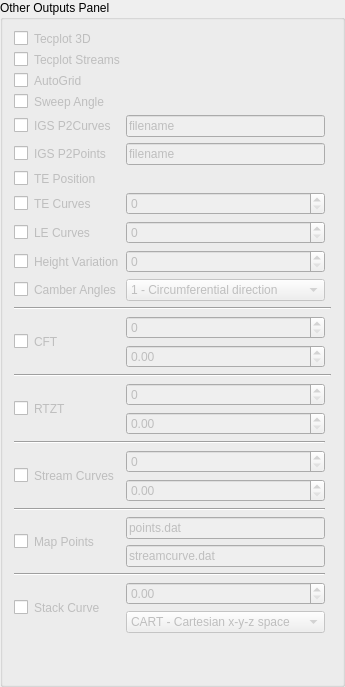
     <widget class="QGroupBox" name="ui_output_groupbox">
      <property name="statusTip">
       <string>Output options</string>
      </property>
      <property name="title">
       <string>Other Outputs Panel</string>
      </property>
      <layout class="QVBoxLayout" name="ui_output_groupbox_vl">
       <item>
        <layout class="QGridLayout" name="ui_output_groupbox_vl_gl">
         <item row="20" column="0" colspan="3">
          <widget class="Line" name="ui_output_div_gui_line_3">
           <property name="orientation">
            <enum>Qt::Horizontal</enum>
           </property>
          </widget>
         </item>
         <item row="21" column="2">
          <widget class="QLineEdit" name="ui_output_mappnts_pointsfile_edit">
           <property name="enabled">
            <bool>false</bool>
           </property>
           <property name="acceptDrops">
            <bool>true</bool>
           </property>
           <property name="statusTip">
            <string>Filename: File where Cartesian x-y-z point set is given</string>
           </property>
           <property name="inputMask">
            <string/>
           </property>
           <property name="text">
            <string>points.dat</string>
           </property>
           <property name="placeholderText">
            <string>*.ibl file</string>
           </property>
          </widget>
         </item>
         <item row="0" column="0">
          <widget class="QCheckBox" name="ui_output_tecplot_3d_chk">
           <property name="statusTip">
            <string>Enable keyword OUTPUT/TECPLOT/3D</string>
           </property>
           <property name="text">
            <string/>
           </property>
           <property name="shortcut">
            <string>2</string>
           </property>
          </widget>
         </item>
         <item row="1" column="0">
          <widget class="QCheckBox" name="ui_output_tecplot_streams_chk">
           <property name="statusTip">
            <string>Enable keyword OUTPUT/TECPLOT/STREAMS</string>
           </property>
           <property name="text">
            <string/>
           </property>
           <property name="shortcut">
            <string>2</string>
           </property>
          </widget>
         </item>
         <item row="12" column="2">
          <widget class="QSpinBox" name="ui_output_cft_nsect_spn">
           <property name="enabled">
            <bool>false</bool>
           </property>
           <property name="statusTip">
            <string>n_sect: Number of sections to create</string>
           </property>
           <property name="maximum">
            <number>11</number>
           </property>
          </widget>
         </item>
         <item row="12" column="1" rowspan="2">
          <widget class="QLabel" name="ui_output_cft_lbl">
           <property name="enabled">
            <bool>false</bool>
           </property>
           <property name="statusTip">
            <string>Command: OUTPUT/CFT - create a CFturbo project file of a radial impeller geometry</string>
           </property>
           <property name="text">
            <string>CFT</string>
           </property>
          </widget>
         </item>
         <item row="21" column="0" rowspan="2">
          <widget class="QCheckBox" name="ui_output_mappnts_chk">
           <property name="statusTip">
            <string>Enable keyword OUTPUT/MAPPNTS</string>
           </property>
           <property name="text">
            <string/>
           </property>
           <property name="shortcut">
            <string>+</string>
           </property>
          </widget>
         </item>
         <item row="21" column="1" rowspan="2">
          <widget class="QLabel" name="ui_output_mappnts_lbl">
           <property name="enabled">
            <bool>false</bool>
           </property>
           <property name="statusTip">
            <string>Command: OUTPUT/MAPPNTS - This keyword will map a Cartesian x-y-z point set into the m'-teta space</string>
           </property>
           <property name="text">
            <string>Map Points</string>
           </property>
          </widget>
         </item>
         <item row="25" column="2">
          <widget class="QComboBox" name="ui_output_stackcur_opt_combo">
           <property name="enabled">
            <bool>false</bool>
           </property>
           <property name="maximumSize">
            <size>
             <width>16777215</width>
             <height>16777215</height>
            </size>
           </property>
           <property name="statusTip">
            <string>Stacking coordinate: CART or CYL for stacking curve in Cartesian x-y-z space or cylindrical r-teta-z space respectively</string>
           </property>
           <item>
            <property name="text">
             <string>CART - Cartesian x-y-z space</string>
            </property>
           </item>
           <item>
            <property name="text">
             <string>CYL - Cylindrical r-teta-z space</string>
            </property>
           </item>
          </widget>
         </item>
         <item row="9" column="2">
          <widget class="QSpinBox" name="ui_output_heighv_hvar_spn">
           <property name="enabled">
            <bool>false</bool>
           </property>
           <property name="statusTip">
            <string>npoints: Number of points on each stream curve</string>
           </property>
           <property name="maximum">
            <number>100</number>
           </property>
          </widget>
         </item>
         <item row="13" column="2">
          <widget class="QDoubleSpinBox" name="ui_output_cft_angle_dspn">
           <property name="enabled">
            <bool>false</bool>
           </property>
           <property name="statusTip">
            <string>Angle: If the surface/surface intersection fails the last input parameter angle can be set to rotate the stream curve around the rotational axis angle degrees</string>
           </property>
           <property name="maximum">
            <double>360.000000000000000</double>
           </property>
           <property name="value">
            <double>0.000000000000000</double>
           </property>
          </widget>
         </item>
         <item row="16" column="2">
          <widget class="QDoubleSpinBox" name="ui_output_rtzt_thickness_dpsn">
           <property name="enabled">
            <bool>false</bool>
           </property>
           <property name="statusTip">
            <string>N: Thickness definition normal to meanline on stream surface</string>
           </property>
           <property name="maximum">
            <double>360.000000000000000</double>
           </property>
           <property name="value">
            <double>0.000000000000000</double>
           </property>
          </widget>
         </item>
         <item row="24" column="0" rowspan="2">
          <widget class="QCheckBox" name="ui_output_stackcur_chk">
           <property name="statusTip">
            <string>Enable keyword OUTPUT/STACKCUR</string>
           </property>
           <property name="text">
            <string/>
           </property>
           <property name="shortcut">
            <string>+</string>
           </property>
          </widget>
         </item>
         <item row="24" column="1" rowspan="2">
          <widget class="QLabel" name="ui_output_stackcur_lbl">
           <property name="enabled">
            <bool>false</bool>
           </property>
           <property name="statusTip">
            <string>Command: OUTPUT/STACKCUR - The stacking position in selected space for each blade section will be written to a file</string>
           </property>
           <property name="text">
            <string>Stack Curve</string>
           </property>
          </widget>
         </item>
         <item row="5" column="0">
          <widget class="QCheckBox" name="ui_output_igs_pnts2pnts_chk">
           <property name="statusTip">
            <string>Enable keyword OUTPUT/IGS/PNTS2PNTS</string>
           </property>
           <property name="text">
            <string/>
           </property>
           <property name="shortcut">
            <string>+</string>
           </property>
          </widget>
         </item>
         <item row="5" column="1">
          <widget class="QLabel" name="ui_output_igs_pnts2pnts_lbl">
           <property name="enabled">
            <bool>false</bool>
           </property>
           <property name="statusTip">
            <string>Command: OUTPUT/IGS/PNTS2PNTS - This keyword will create an igs-file for visualizing a point set by marking each point in file filename</string>
           </property>
           <property name="text">
            <string>IGS P2Points</string>
           </property>
          </widget>
         </item>
         <item row="4" column="1">
          <widget class="QLabel" name="ui_output_igs_pnts2cur_lbl">
           <property name="enabled">
            <bool>false</bool>
           </property>
           <property name="statusTip">
            <string>Command: OUTPUT/IGS/PNTS2CUR - This keyword will spline point curves given in &quot;filename&quot; to an igs-file named filename.cur.igs</string>
           </property>
           <property name="text">
            <string>IGS P2Curves</string>
           </property>
          </widget>
         </item>
         <item row="5" column="2">
          <widget class="QLineEdit" name="ui_output_igs_pnts2pnts_file_edit">
           <property name="enabled">
            <bool>false</bool>
           </property>
           <property name="acceptDrops">
            <bool>true</bool>
           </property>
           <property name="statusTip">
            <string>Filename: File with the points that are going to be marked</string>
           </property>
           <property name="inputMask">
            <string/>
           </property>
           <property name="text">
            <string>filename</string>
           </property>
           <property name="placeholderText">
            <string>*.ibl file</string>
           </property>
          </widget>
         </item>
         <item row="8" column="1">
          <widget class="QLabel" name="ui_output_lecur_lbl">
           <property name="enabled">
            <bool>false</bool>
           </property>
           <property name="statusTip">
            <string>Command: OUTPUT/LE-CUR - Write leading edge point curve in meridional plane to a file with npoints</string>
           </property>
           <property name="text">
            <string>LE Curves</string>
           </property>
          </widget>
         </item>
         <item row="8" column="0">
          <widget class="QCheckBox" name="ui_output_lecur_chk">
           <property name="statusTip">
            <string>Enable keyword OUTPUT/LE-CUR</string>
           </property>
           <property name="text">
            <string/>
           </property>
           <property name="shortcut">
            <string>2</string>
           </property>
          </widget>
         </item>
         <item row="8" column="2">
          <widget class="QSpinBox" name="ui_output_lecur_npoints_spn">
           <property name="enabled">
            <bool>false</bool>
           </property>
           <property name="statusTip">
            <string>npoints: Number of points in leading edge point curve in meridional plane</string>
           </property>
           <property name="maximum">
            <number>11</number>
           </property>
          </widget>
         </item>
         <item row="17" column="0" colspan="3">
          <widget class="Line" name="ui_output_div_gui_line">
           <property name="orientation">
            <enum>Qt::Horizontal</enum>
           </property>
          </widget>
         </item>
         <item row="4" column="0">
          <widget class="QCheckBox" name="ui_output_igs_pnts2cur_chk">
           <property name="statusTip">
            <string>Enable keyword OUTPUT/IGS/PNTS2CUR</string>
           </property>
           <property name="text">
            <string/>
           </property>
           <property name="shortcut">
            <string>+</string>
           </property>
          </widget>
         </item>
         <item row="6" column="0">
          <widget class="QCheckBox" name="ui_output_tepos_chk">
           <property name="statusTip">
            <string>Enable keyword OUTPUT/TEPOS</string>
           </property>
           <property name="text">
            <string/>
           </property>
           <property name="shortcut">
            <string>2</string>
           </property>
          </widget>
         </item>
         <item row="4" column="2">
          <widget class="QLineEdit" name="ui_output_igs_pnts2cur_file_edit">
           <property name="enabled">
            <bool>false</bool>
           </property>
           <property name="acceptDrops">
            <bool>true</bool>
           </property>
           <property name="statusTip">
            <string>Filename: File where the points curves to be splined are located</string>
           </property>
           <property name="inputMask">
            <string/>
           </property>
           <property name="text">
            <string>filename</string>
           </property>
           <property name="placeholderText">
            <string>*.ibl file</string>
           </property>
          </widget>
         </item>
         <item row="18" column="2">
          <widget class="QSpinBox" name="ui_output_streamc_npoints_spn">
           <property name="enabled">
            <bool>false</bool>
           </property>
           <property name="statusTip">
            <string>npoints: Points (r and z coordinates) on each curve</string>
           </property>
           <property name="maximum">
            <number>100</number>
           </property>
          </widget>
         </item>
         <item row="24" column="2">
          <widget class="QDoubleSpinBox" name="ui_output_stackcur_stackpos_dspn">
           <property name="enabled">
            <bool>false</bool>
           </property>
           <property name="statusTip">
            <string>Stacking position: (value between 0 – 1) where 0 is leading edge and 1 is trailing edge</string>
           </property>
           <property name="maximum">
            <double>1.000000000000000</double>
           </property>
           <property name="singleStep">
            <double>0.100000000000000</double>
           </property>
          </widget>
         </item>
         <item row="3" column="1">
          <widget class="QLabel" name="ui_output_sweepangle_lbl">
           <property name="enabled">
            <bool>false</bool>
           </property>
           <property name="statusTip">
            <string>Command: OUTPUT/SWEEPANGLE - This keyword will output a .sweep file</string>
           </property>
           <property name="text">
            <string>Sweep Angle</string>
           </property>
          </widget>
         </item>
         <item row="0" column="1">
          <widget class="QLabel" name="ui_output_tecplot_3d_lbl">
           <property name="enabled">
            <bool>false</bool>
           </property>
           <property name="statusTip">
            <string>Command: OUTPUT/TECPLOT/3D - This keyword will output the blade geometry as surfaces in Cartesian x-y-z space</string>
           </property>
           <property name="text">
            <string>Tecplot 3D</string>
           </property>
          </widget>
         </item>
         <item row="2" column="1">
          <widget class="QLabel" name="ui_output_autogrid_lbl">
           <property name="enabled">
            <bool>false</bool>
           </property>
           <property name="statusTip">
            <string>Command: OUTPUT/AUTOGRID - create a Numeca .geomTurbo file</string>
           </property>
           <property name="text">
            <string>AutoGrid</string>
           </property>
          </widget>
         </item>
         <item row="2" column="0">
          <widget class="QCheckBox" name="ui_output_autogrid_chk">
           <property name="statusTip">
            <string>Enable keyword OUTPUT/AUTOGRID</string>
           </property>
           <property name="text">
            <string/>
           </property>
           <property name="shortcut">
            <string>0</string>
           </property>
          </widget>
         </item>
         <item row="15" column="2">
          <widget class="QSpinBox" name="ui_output_rtzt_npoints_spn">
           <property name="enabled">
            <bool>false</bool>
           </property>
           <property name="statusTip">
            <string>n: Number of points on each section profile</string>
           </property>
           <property name="maximum">
            <number>100</number>
           </property>
          </widget>
         </item>
         <item row="1" column="1">
          <widget class="QLabel" name="ui_output_tecplot_streams_lbl">
           <property name="enabled">
            <bool>false</bool>
           </property>
           <property name="statusTip">
            <string>Command: OUTPUT/TECPLOT/STREAMS - This keyword will output the stream surfaces in Tecplot format</string>
           </property>
           <property name="text">
            <string>Tecplot Streams</string>
           </property>
          </widget>
         </item>
         <item row="3" column="0">
          <widget class="QCheckBox" name="ui_output_sweepangle_chk">
           <property name="statusTip">
            <string>Enable keyword OUTPUT/SWEEPANGLE</string>
           </property>
           <property name="text">
            <string/>
           </property>
           <property name="shortcut">
            <string>+</string>
           </property>
          </widget>
         </item>
         <item row="9" column="1">
          <widget class="QLabel" name="ui_output_heighv_lbl">
           <property name="enabled">
            <bool>false</bool>
           </property>
           <property name="statusTip">
            <string>Command: OUTPUT/HEIGHTV - This keyword will write the streamtube height variation for npoints on each stream curve to file</string>
           </property>
           <property name="text">
            <string>Height Variation</string>
           </property>
          </widget>
         </item>
         <item row="14" column="0" colspan="4">
          <widget class="Line" name="ui_output_div_gui_line_4">
           <property name="orientation">
            <enum>Qt::Horizontal</enum>
           </property>
          </widget>
         </item>
         <item row="23" column="0" colspan="3">
          <widget class="Line" name="ui_output_div_gui_line_2">
           <property name="orientation">
            <enum>Qt::Horizontal</enum>
           </property>
          </widget>
         </item>
         <item row="11" column="0" colspan="4">
          <widget class="Line" name="ui_output_div_gui_line_5">
           <property name="orientation">
            <enum>Qt::Horizontal</enum>
           </property>
          </widget>
         </item>
         <item row="9" column="0">
          <widget class="QCheckBox" name="ui_output_heighv_chk">
           <property name="statusTip">
            <string>Enable keyword OUTPUT/HEIGHTV</string>
           </property>
           <property name="text">
            <string/>
           </property>
           <property name="shortcut">
            <string>6</string>
           </property>
          </widget>
         </item>
         <item row="18" column="0" rowspan="2">
          <widget class="QCheckBox" name="ui_output_streamc_chk">
           <property name="statusTip">
            <string>Enable keyword OUTPUT/STREAMC</string>
           </property>
           <property name="text">
            <string/>
           </property>
           <property name="shortcut">
            <string>9</string>
           </property>
          </widget>
         </item>
         <item row="18" column="1" rowspan="2">
          <widget class="QLabel" name="ui_output_streamc_lbl">
           <property name="enabled">
            <bool>false</bool>
           </property>
           <property name="statusTip">
            <string>Command: OUTPUT/STREAMC - This keyword will write the flowpath and the stream curves to a file with npoints on each curve. The stream curves will be extended ext upstream and downstream.</string>
           </property>
           <property name="text">
            <string>Stream Curves</string>
           </property>
          </widget>
         </item>
         <item row="15" column="0" rowspan="2">
          <widget class="QCheckBox" name="ui_output_rtzt_chk">
           <property name="statusTip">
            <string>Enable keyword OUTPUT/RTZT</string>
           </property>
           <property name="text">
            <string/>
           </property>
           <property name="shortcut">
            <string>8</string>
           </property>
          </widget>
         </item>
         <item row="22" column="2">
          <widget class="QLineEdit" name="ui_output_mappnts_streamcurvefile_edit">
           <property name="enabled">
            <bool>false</bool>
           </property>
           <property name="acceptDrops">
            <bool>true</bool>
           </property>
           <property name="statusTip">
            <string>Filename: File where stream surface is described</string>
           </property>
           <property name="inputMask">
            <string/>
           </property>
           <property name="text">
            <string>streamcurve.dat</string>
           </property>
           <property name="placeholderText">
            <string>*.ibl file</string>
           </property>
          </widget>
         </item>
         <item row="15" column="1" rowspan="2">
          <widget class="QLabel" name="ui_output_rtzt_lbl">
           <property name="enabled">
            <bool>false</bool>
           </property>
           <property name="statusTip">
            <string>Command: OUTPUT/RTZT - export the geometry (meanline + thickness distribution) to BladeModeler rtzt-format from ANSYS</string>
           </property>
           <property name="text">
            <string>RTZT</string>
           </property>
          </widget>
         </item>
         <item row="12" column="0" rowspan="2">
          <widget class="QCheckBox" name="ui_output_cft_chk">
           <property name="statusTip">
            <string>Enable keyword OUTPUT/CFT</string>
           </property>
           <property name="text">
            <string/>
           </property>
           <property name="shortcut">
            <string>7</string>
           </property>
          </widget>
         </item>
         <item row="19" column="2">
          <widget class="QDoubleSpinBox" name="ui_output_streamc_extension_dspn">
           <property name="enabled">
            <bool>false</bool>
           </property>
           <property name="statusTip">
            <string>ext: Extension of stream curves (fraction of total curve length) upstream and downstream</string>
           </property>
           <property name="maximum">
            <double>360.000000000000000</double>
           </property>
           <property name="value">
            <double>0.000000000000000</double>
           </property>
          </widget>
         </item>
         <item row="7" column="1">
          <widget class="QLabel" name="ui_output_tecur_lbl">
           <property name="enabled">
            <bool>false</bool>
           </property>
           <property name="statusTip">
            <string>Command: OUTPUT/TE-CUR - Write trailing edge point curve in meridional plane to a file with npoints.</string>
           </property>
           <property name="text">
            <string>TE Curves</string>
           </property>
          </widget>
         </item>
         <item row="7" column="0">
          <widget class="QCheckBox" name="ui_output_tecur_chk">
           <property name="statusTip">
            <string>Enable keyword OUTPUT/TE-CUR</string>
           </property>
           <property name="text">
            <string/>
           </property>
           <property name="shortcut">
            <string>2</string>
           </property>
          </widget>
         </item>
         <item row="7" column="2">
          <widget class="QSpinBox" name="ui_output_tecur_npoints_spn">
           <property name="enabled">
            <bool>false</bool>
           </property>
           <property name="statusTip">
            <string>npoints: Number of points in trailing edge point curve in meridional plane</string>
           </property>
           <property name="maximum">
            <number>11</number>
           </property>
          </widget>
         </item>
         <item row="6" column="1">
          <widget class="QLabel" name="ui_output_tepos_lbl">
           <property name="enabled">
            <bool>false</bool>
           </property>
           <property name="statusTip">
            <string>Command: OUTPUT/TEPOS - Write the trailing edge position of each blade section in cylindrical r-teta-z space to a file</string>
           </property>
           <property name="text">
            <string>TE Position</string>
           </property>
          </widget>
         </item>
         <item row="10" column="0">
          <widget class="QCheckBox" name="ui_output_camberangles_chk">
           <property name="statusTip">
            <string>Enable keyword OUTPUT/CAMBERANGLES</string>
           </property>
           <property name="text">
            <string/>
           </property>
           <property name="shortcut">
            <string>+</string>
           </property>
          </widget>
         </item>
         <item row="10" column="1">
          <widget class="QLabel" name="ui_output_camberangles_lbl">
           <property name="enabled">
            <bool>false</bool>
           </property>
           <property name="statusTip">
            <string>Command: OUTPUT/CAMBERANGLES - This keyword will print the camber angles (beta) for each profile section to file</string>
           </property>
           <property name="text">
            <string>Camber Angles</string>
           </property>
          </widget>
         </item>
         <item row="10" column="2">
          <widget class="QComboBox" name="ui_output_camberangles_opt_combo">
           <property name="enabled">
            <bool>false</bool>
           </property>
           <property name="maximumSize">
            <size>
             <width>16777215</width>
             <height>16777215</height>
            </size>
           </property>
           <property name="statusTip">
            <string>Options for camber angle measurement: Against circumferential direction or against meridional direction</string>
           </property>
           <item>
            <property name="text">
             <string>1 - Circumferential direction</string>
            </property>
           </item>
           <item>
            <property name="text">
             <string>2 - Meridional direction</string>
            </property>
           </item>
          </widget>
         </item>
         <item row="26" column="0" colspan="3">
          <spacer name="verticalSpacer">
           <property name="orientation">
            <enum>Qt::Vertical</enum>
           </property>
           <property name="sizeHint" stdset="0">
            <size>
             <width>20</width>
             <height>40</height>
            </size>
           </property>
          </spacer>
         </item>
        </layout>
       </item>
      </layout>
     </widget>
